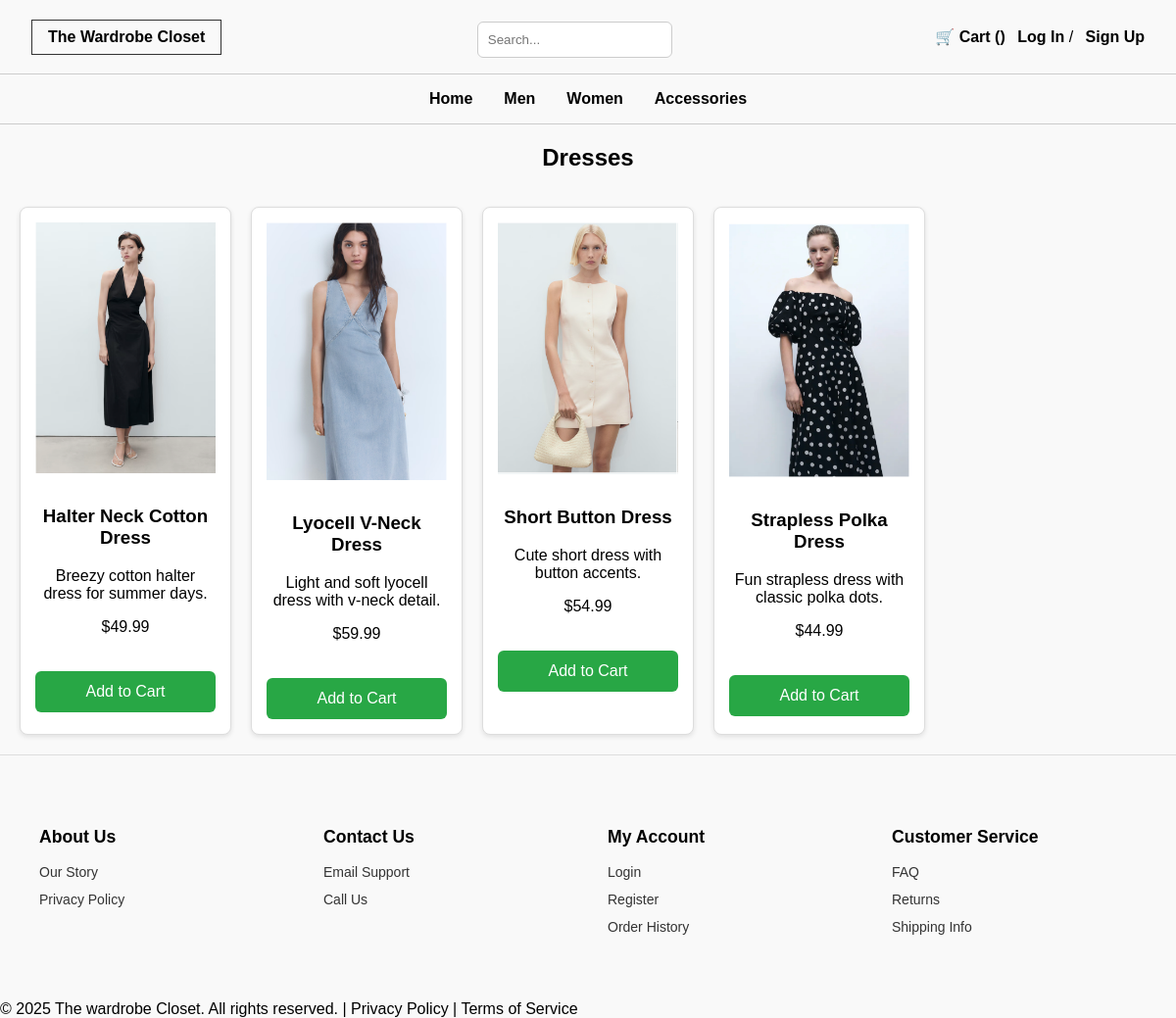
The app's page /women/dresses with its own data.
### app/models.py (models this page shows)
class Product(db.Model):
    id = db.Column(db.Integer, primary_key=True)
    name = db.Column(db.String(120), nullable=False)
    description = db.Column(db.Text)
    price = db.Column(db.Float, nullable=False)
    stock = db.Column(db.Integer, default=0)
    image_url = db.Column(db.String(255))
    size = db.Column(db.String(20))
    color = db.Column(db.String(30))
    category_id = db.Column(db.Integer, db.ForeignKey('category.id'))
    category = db.relationship('Category', backref='products')
    subcategory = db.Column(db.String(100))

### app/routes.py (the view)
@bp.route('/women/dresses')
def women_dresses():
    women_category = Category.query.filter_by(name='Women').first()
    products = Product.query.filter_by(category_id=women_category.id, subcategory='dresses').all()
    return render_template('women/dresses.html', products=products)

### app/templates/women/dresses.html (shortened to what this page needs)
{% extends "base.html" %}
{% block content %}
<h2 class="section-title">Dresses</h2>
<div class="product-grid">
  {% for product in products %}
  <div class="product-card">
    <img src="{{ url_for('static', filename=product.image_url) }}" alt="{{ product.name }}">
    <h3>{{ product.name }}</h3>
    <p>{{ product.description }}</p>
    <p class="price">${{ "%.2f"|format(product.price) }}</p>
    <form action="{{ url_for('main.add_to_cart', product_id=product.id) }}" method="POST">
      <button type="submit">Add to Cart</button>
    </form>
  </div>
  {% endfor %}
</div>
{% endblock %}

### app/static/styles.css (style rules this page uses)
* { box-sizing: border-box; }
body { margin: 0; font-family: Arial, sans-serif; background-color: #f9f9f9; }
.section-title { text-align: center; font-weight: bold; margin-bottom: 1rem; }
.product-grid { display: grid; grid-template-columns: repeat(auto-fill, minmax(200px, 1fr)); gap: 20px; padding: 20px; }
.product-card { border: 1px solid #ddd; padding: 15px; text-align: center; border-radius: 8px; background-color: #fff; box-shadow: 0 2px 5px rgba(0, 0, 0, 0.1); }
.product-card img { width: 100%; max-width: 200px; height: auto; margin-bottom: 10px; }
button { margin-top: 20px; width: 100%; padding: 12px; background-color: #28a745; color: white; font-size: 16px; border: none; border-radius: 6px; cursor: pointer; }

### records on screen
Product: image_url (picture), name "Halter Neck Cotton Dress", description "Breezy cotton halter dress for summer days.", price "49.99"
Product: image_url (picture), name "Lyocell V-Neck Dress", description "Light and soft lyocell dress with v-neck detail.", price "59.99"
Product: image_url (picture), name "Short Button Dress", description "Cute short dress with button accents.", price "54.99"
Product: image_url (picture), name "Strapless Polka Dress", description "Fun strapless dress with classic polka dots.", price "44.99"
